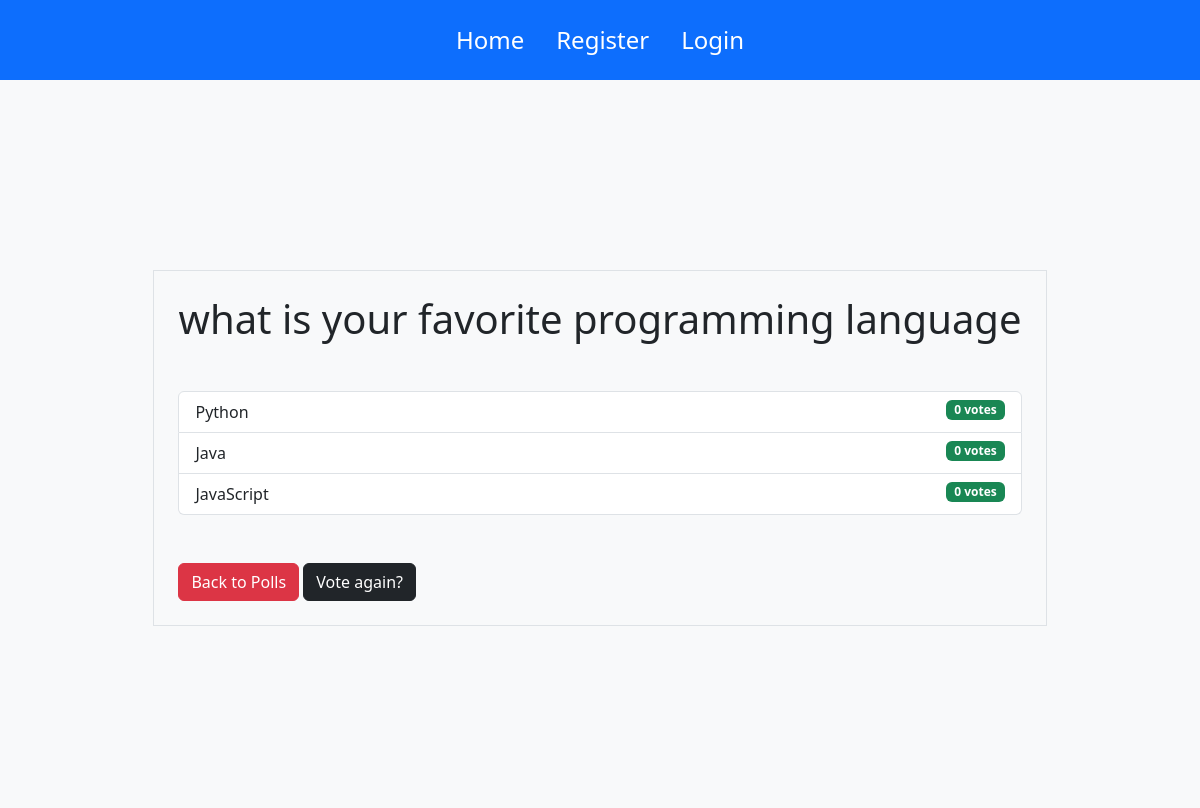
The page /1/results/ on the database as committed earlier.
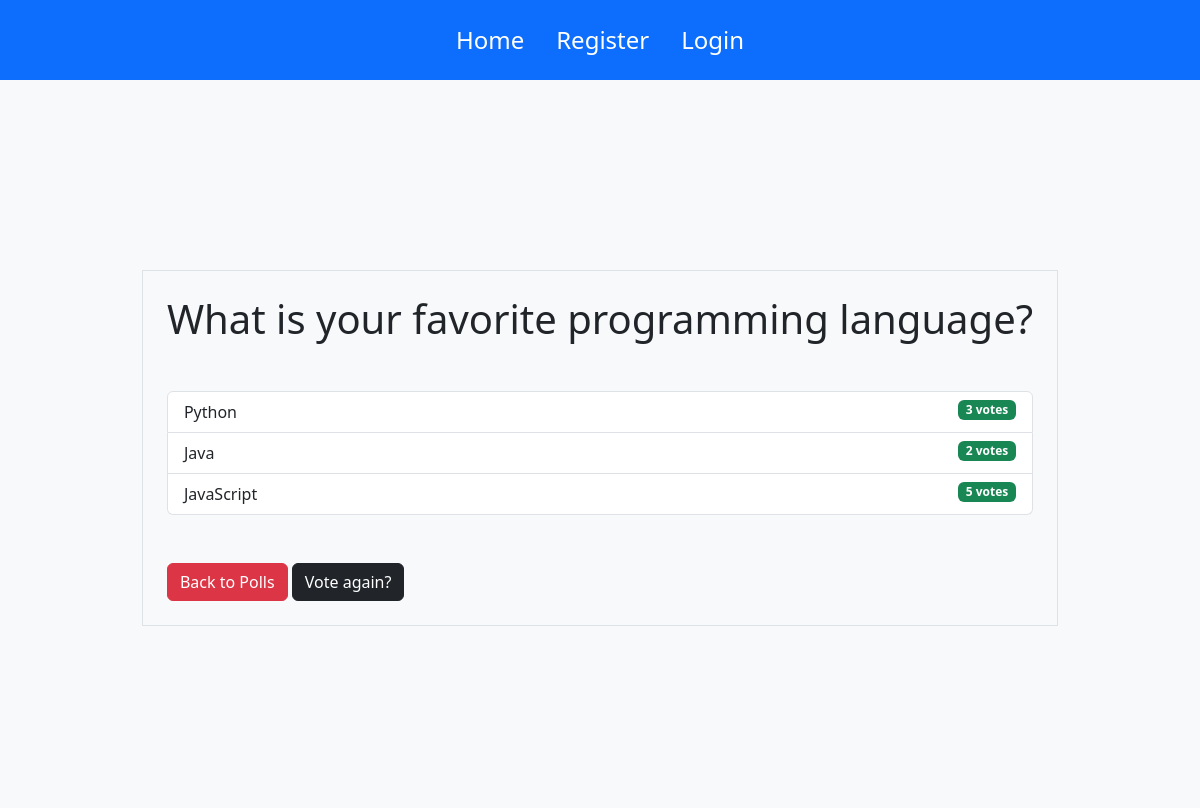
The same page on the database as committed later.
### app/models.py (models this page shows, shortened)
class Question(models.Model):
  question = models.CharField(max_length = 200)
  published_date = models.DateTimeField('date published')

class Choice(models.Model):
  question = models.ForeignKey(Question, on_delete=models.CASCADE)
  choice = models.CharField(max_length = 200)
  votes = models.IntegerField(default = 0)

### app/views.py (the view)
# urls.py: path('<int:question_id>/results/', views.results, name = "results"),
def results(request,question_id):
  question = get_object_or_404(Question, pk = question_id)
  return render(request, 'app/result.html',{'question': question})

### templates/app/result.html
{% extends 'base.html' %}
{% block content %}
<div class="border p-4">
<h1 class="text-center mb-5">{{question.question}}</h1>
<ul class="list-group mb-5">
  {%for choice in question.choice_set.all%}
    <li class="list-group-item">
      {{choice.choice}}
      <span class="badge bg-success float-end">
        {{ choice.votes }} vote{% if choice.votes != 1 %}s{% endif %}
      </span>
      </li>
  {%endfor%}
  </ul>
  <a class="btn btn-danger" href="{%url 'polls:index' %} "> Back to Polls</a>
  <a class="btn btn-dark" href="{% url 'polls:detail' question.id %}" >Vote again?</a>
</div>
  {% endblock %}

Rows that differ between the two databases and show on the page:
changed Question: question "what is your favorite programming language" → "What is your favorite programming language?"
changed Choice "Python": votes "0" → "3"
changed Choice "Java": votes "0" → "2"
changed Choice "JavaScript": votes "0" → "5"
